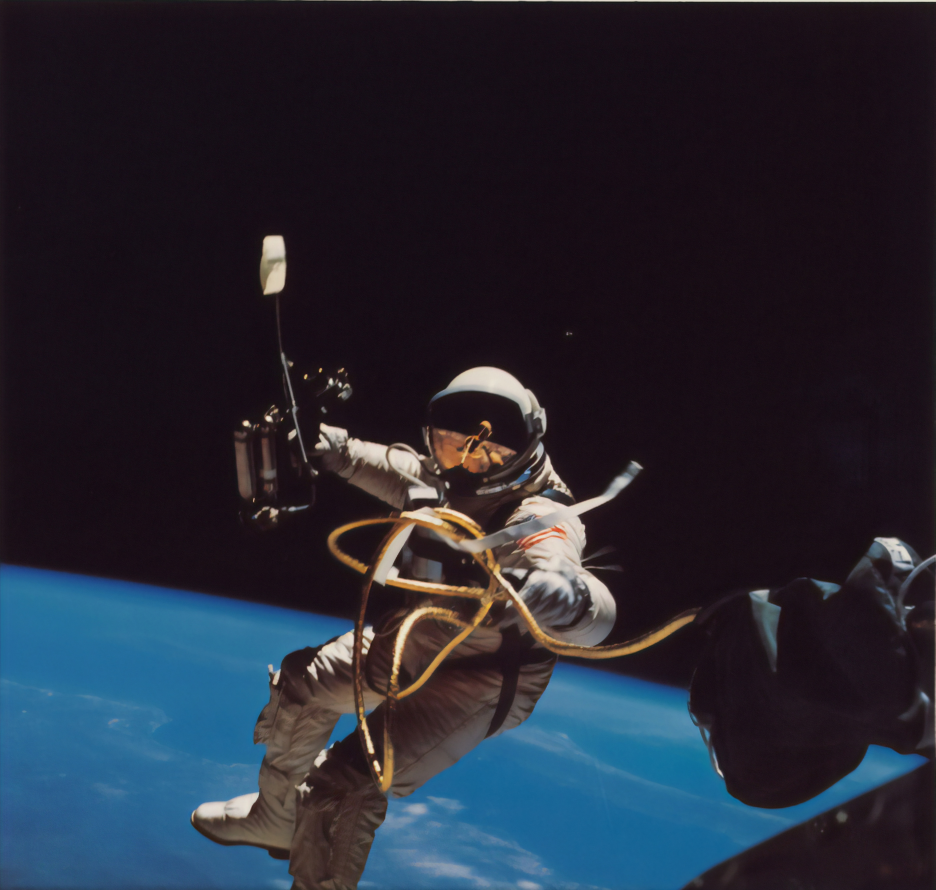
#> input picture Scripting/original.jpg, 5611 x 5339 px (shown at 1/6 size)
$ python 2_resizing.py
#> lines starting #> are read from the running program, lines starting #| are printed output that depends on the picture
from PIL import Image, ImageFilter

img = Image.open('./original.jpg')
#> img is the input picture: PIL image 5611x5339 RGB; mean R, G, B 38.3, 40.7, 52.6
new_img = img.resize((400,400))
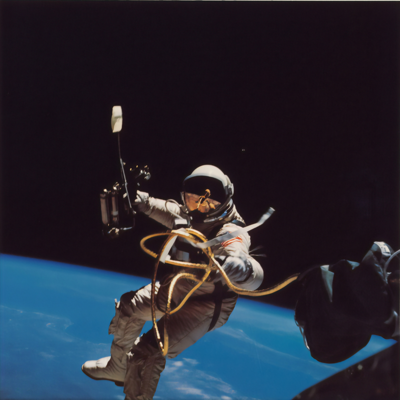
#> new_img: PIL image 400x400 RGB; mean R, G, B 38.3, 40.6, 52.6
new_img.save('resizedimage.jpg')

#this mwthod respects the relations
img.thumbnail((400,200))
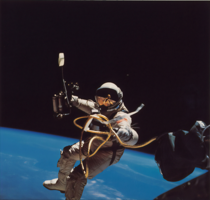
#> img: PIL image 210x200 RGB; mean R, G, B 38.3, 40.6, 52.6
img.save('otherimage.jpg')
